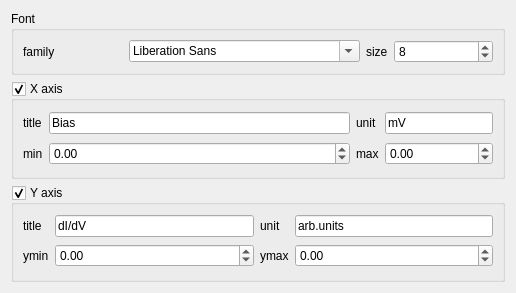
         <widget class="QWidget" name="page_6">
          <property name="geometry">
           <rect>
            <x>0</x>
            <y>0</y>
            <width>516</width>
            <height>293</height>
           </rect>
          </property>
          <attribute name="label">
           <string>Axis</string>
          </attribute>
          <layout class="QGridLayout" name="gridLayout_28">
           <item row="0" column="0">
            <widget class="QGroupBox" name="groupBox_8">
             <property name="sizePolicy">
              <sizepolicy hsizetype="Preferred" vsizetype="Maximum">
               <horstretch>0</horstretch>
               <verstretch>0</verstretch>
              </sizepolicy>
             </property>
             <property name="title">
              <string>Font</string>
             </property>
             <layout class="QGridLayout" name="gridLayout_26">
              <item row="0" column="0">
               <widget class="QLabel" name="label_28">
                <property name="text">
                 <string>family</string>
                </property>
               </widget>
              </item>
              <item row="0" column="1">
               <widget class="QFontComboBox" name="fontComboBox_font_2D">
                <property name="sizePolicy">
                 <sizepolicy hsizetype="Maximum" vsizetype="Fixed">
                  <horstretch>0</horstretch>
                  <verstretch>0</verstretch>
                 </sizepolicy>
                </property>
               </widget>
              </item>
              <item row="0" column="2">
               <widget class="QLabel" name="label_29">
                <property name="sizePolicy">
                 <sizepolicy hsizetype="Maximum" vsizetype="Preferred">
                  <horstretch>0</horstretch>
                  <verstretch>0</verstretch>
                 </sizepolicy>
                </property>
                <property name="baseSize">
                 <size>
                  <width>0</width>
                  <height>0</height>
                 </size>
                </property>
                <property name="text">
                 <string>size</string>
                </property>
               </widget>
              </item>
              <item row="0" column="4">
               <widget class="QSpinBox" name="spinBox_fontSize_2D">
                <property name="value">
                 <number>8</number>
                </property>
               </widget>
              </item>
             </layout>
            </widget>
           </item>
           <item row="1" column="0">
            <widget class="QGroupBox" name="groupBox_x2D">
             <property name="title">
              <string>X axis</string>
             </property>
             <property name="checkable">
              <bool>true</bool>
             </property>
             <layout class="QGridLayout" name="gridLayout_11">
              <item row="2" column="1">
               <widget class="QDoubleSpinBox" name="spinBox_xmin_2D">
                <property name="minimum">
                 <double>-999999.000000000000000</double>
                </property>
                <property name="maximum">
                 <double>999999.000000000000000</double>
                </property>
                <property name="singleStep">
                 <double>0.010000000000000</double>
                </property>
                <property name="stepType">
                 <enum>QAbstractSpinBox::AdaptiveDecimalStepType</enum>
                </property>
               </widget>
              </item>
              <item row="2" column="2">
               <widget class="QLabel" name="label_24">
                <property name="sizePolicy">
                 <sizepolicy hsizetype="Maximum" vsizetype="Preferred">
                  <horstretch>0</horstretch>
                  <verstretch>0</verstretch>
                 </sizepolicy>
                </property>
                <property name="text">
                 <string>max</string>
                </property>
               </widget>
              </item>
              <item row="0" column="1">
               <widget class="QLineEdit" name="lineEdit_xtitle_2D">
                <property name="text">
                 <string>Bias</string>
                </property>
                <property name="placeholderText">
                 <string>y title</string>
                </property>
               </widget>
              </item>
              <item row="0" column="0">
               <widget class="QLabel" name="label_25">
                <property name="sizePolicy">
                 <sizepolicy hsizetype="Maximum" vsizetype="Preferred">
                  <horstretch>0</horstretch>
                  <verstretch>0</verstretch>
                 </sizepolicy>
                </property>
                <property name="text">
                 <string>title</string>
                </property>
               </widget>
              </item>
              <item row="2" column="0">
               <widget class="QLabel" name="label_26">
                <property name="sizePolicy">
                 <sizepolicy hsizetype="Maximum" vsizetype="Preferred">
                  <horstretch>0</horstretch>
                  <verstretch>0</verstretch>
                 </sizepolicy>
                </property>
                <property name="text">
                 <string>min</string>
                </property>
               </widget>
              </item>
              <item row="2" column="3" colspan="3">
               <widget class="QDoubleSpinBox" name="spinBox_xmax_2D">
                <property name="minimum">
                 <double>-999999.000000000000000</double>
                </property>
                <property name="maximum">
                 <double>999999.000000000000000</double>
                </property>
                <property name="singleStep">
                 <double>0.010000000000000</double>
                </property>
                <property name="stepType">
                 <enum>QAbstractSpinBox::AdaptiveDecimalStepType</enum>
                </property>
               </widget>
              </item>
              <item row="0" column="2">
               <widget class="QLabel" name="label_27">
                <property name="sizePolicy">
                 <sizepolicy hsizetype="Maximum" vsizetype="Preferred">
                  <horstretch>0</horstretch>
                  <verstretch>0</verstretch>
                 </sizepolicy>
                </property>
                <property name="text">
                 <string>unit</string>
                </property>
               </widget>
              </item>
              <item row="0" column="3" colspan="3">
               <widget class="QLineEdit" name="lineEdit_xunit_2D">
                <property name="text">
                 <string>mV</string>
                </property>
                <property name="placeholderText">
                 <string>x unit</string>
                </property>
               </widget>
              </item>
             </layout>
            </widget>
           </item>
           <item row="2" column="0">
            <widget class="QGroupBox" name="groupBox_y2D">
             <property name="title">
              <string>Y axis</string>
             </property>
             <property name="checkable">
              <bool>true</bool>
             </property>
             <layout class="QGridLayout" name="gridLayout_27">
              <item row="0" column="3">
               <widget class="QLineEdit" name="lineEdit_yunit_2D">
                <property name="text">
                 <string>arb.units</string>
                </property>
                <property name="placeholderText">
                 <string>y unit</string>
                </property>
               </widget>
              </item>
              <item row="0" column="0">
               <widget class="QLabel" name="label_30">
                <property name="text">
                 <string>title</string>
                </property>
               </widget>
              </item>
              <item row="0" column="1">
               <widget class="QLineEdit" name="lineEdit_ytitle_2D">
                <property name="text">
                 <string>dI/dV</string>
                </property>
                <property name="placeholderText">
                 <string>x title</string>
                </property>
               </widget>
              </item>
              <item row="0" column="2">
               <widget class="QLabel" name="label_31">
                <property name="text">
                 <string>unit</string>
                </property>
               </widget>
              </item>
              <item row="1" column="1">
               <widget class="QDoubleSpinBox" name="spinBox_ymin_2D">
                <property name="minimum">
                 <double>-999999.000000000000000</double>
                </property>
                <property name="maximum">
                 <double>999999.000000000000000</double>
                </property>
                <property name="singleStep">
                 <double>0.010000000000000</double>
                </property>
                <property name="stepType">
                 <enum>QAbstractSpinBox::AdaptiveDecimalStepType</enum>
                </property>
               </widget>
              </item>
              <item row="1" column="2">
               <widget class="QLabel" name="label_32">
                <property name="text">
                 <string>ymax</string>
                </property>
               </widget>
              </item>
              <item row="1" column="0">
               <widget class="QLabel" name="label_33">
                <property name="text">
                 <string>ymin</string>
                </property>
               </widget>
              </item>
              <item row="1" column="3">
               <widget class="QDoubleSpinBox" name="spinBox_ymax_2D">
                <property name="minimum">
                 <double>-999999.000000000000000</double>
                </property>
                <property name="maximum">
                 <double>999999.000000000000000</double>
                </property>
                <property name="singleStep">
                 <double>0.010000000000000</double>
                </property>
                <property name="stepType">
                 <enum>QAbstractSpinBox::AdaptiveDecimalStepType</enum>
                </property>
               </widget>
              </item>
             </layout>
            </widget>
           </item>
          </layout>
         </widget>
